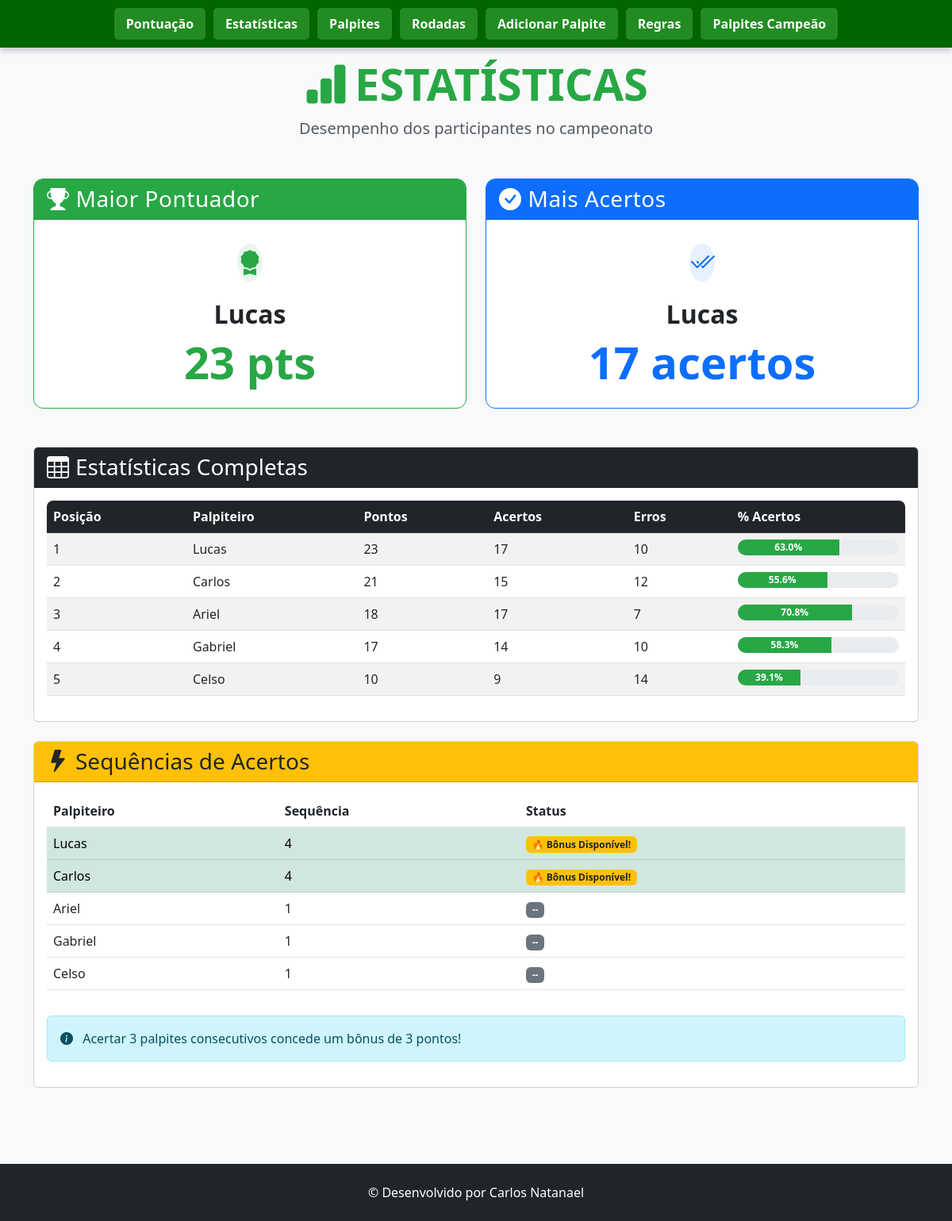
Page /estatisticas on the committed database.
### tables this page shows
CREATE TABLE pontuacao (
        id INTEGER PRIMARY KEY AUTOINCREMENT,
        posicao INTEGER,
        nome TEXT UNIQUE,
        pontos INTEGER DEFAULT 0,
        acertos INTEGER DEFAULT 0,
        erros INTEGER DEFAULT 0
    , pontos_bonus INTEGER DEFAULT 0);

### app.py (the view)
@app.route('/estatisticas')
def estatisticas():
    conn = get_db_connection()
    estatisticas_completas = conn.execute('''
        SELECT nome, pontos, acertos, erros,
               CASE WHEN (acertos + erros) = 0 THEN 0.0 ELSE ROUND((acertos * 100.0 / (acertos + erros)), 1) END as percentual_acertos
        FROM pontuacao ORDER BY pontos DESC, acertos DESC
    ''').fetchall()
    maior_pontuador = estatisticas_completas[0] if estatisticas_completas else None
    quem_acertou_mais = sorted(estatisticas_completas, key=lambda x: x['acertos'], reverse=True)[0] if estatisticas_completas else None
    rodada_atual_row = conn.execute("SELECT MAX(rodada) as rodada FROM palpites WHERE status != 'Pendente'").fetchone()
    rodada_atual_bonus = rodada_atual_row['rodada'] if rodada_atual_row and rodada_atual_row['rodada'] else 0
    print(f"\n[LOG] Rodada atual para cálculo de bônus: {rodada_atual_bonus}")
    sequencias_info = defaultdict(int)
    if rodada_atual_bonus > 0:
        palpites_rodada_atual = conn.execute("""
            SELECT p.nome, p.status, j.data_hora FROM palpites p
            JOIN jogos j ON p.game_id = j.id
            WHERE p.status != 'Pendente' AND p.rodada = ?
            ORDER BY p.nome, j.data_hora
        """, (rodada_atual_bonus,)).fetchall()
        for jogador in estatisticas_completas:
            nome = jogador['nome']
            palpites_do_jogador_na_rodada = [p for p in palpites_rodada_atual if p['nome'] == nome]
            sequencia_atual = 0
            for palpite in palpites_do_jogador_na_rodada:
                if "Erro" not in palpite['status']:
                    sequencia_atual += 1
                else:
                    sequencia_atual = 0
            sequencias_info[nome] = sequencia_atual
    sequencias_para_template = []
    for jogador in estatisticas_completas:
        nome = jogador['nome']
        max_streak = sequencias_info[nome]
        sequencias_para_template.append({
            'nome': nome,
            'sequencia': max_streak,
            'bonus': '🔥 Bônus Disponível!' if max_streak >= 3 else '--'
        })
    conn.close()
    print(f"\n[LOG] Estatísticas carregadas para {len(estatisticas_completas)} jogadores\n")
    return render_template('estatisticas.html',
                           maior_pontuador=maior_pontuador,
                           quem_acertou_mais=quem_acertou_mais,
                           estatisticas_completas=estatisticas_completas,
                           sequencias=sequencias_para_template,
                           rodada_atual_bonus=rodada_atual_bonus)

### app.py (called while the page is built)
def get_db_connection():
    conn = sqlite3.connect('palpites.db')
    conn.row_factory = sqlite3.Row
    return conn

### templates/estatisticas.html (shortened to what this page needs)
<!DOCTYPE html>
<html lang="pt">
<head>
    <link href="https://cdn.jsdelivr.net/npm/bootstrap@5.3.0/dist/css/bootstrap.min.css" rel="stylesheet">
    <link rel="stylesheet" href="https://cdn.jsdelivr.net/npm/bootstrap-icons@1.10.0/font/bootstrap-icons.css">
    <link rel="stylesheet" href="{{ url_for('static', filename='esta.css') }}">
</head>
<body>
    <header>
        <nav class="navbar navbar-expand-lg navbar-dark fixed-top">
            <div class="collapse navbar-collapse justify-content-center" id="navbarNav">
                <ul class="navbar-nav">
                    <li class="nav-item">
                        <a class="nav-link" href="{{ url_for('index') }}">Pontuação</a>
                    </li>
                    <li class="nav-item">
                        <a class="nav-link" href="{{ url_for('estatisticas') }}">Estatísticas</a>
                    </li>
                    <li class="nav-item">
                        <a class="nav-link" href="{{ url_for('exibir_palpites') }}">Palpites</a>
                    </li>
                    <li class="nav-item">
                        <a class="nav-link" href="{{ url_for('exibir_rodadas') }}">Rodadas</a>
                    </li>
                    <li class="nav-item">
                        <a class="nav-link" href="{{ url_for('adicionar_palpites') }}">Adicionar Palpite</a>
                    </li>
                    <li class="nav-item">
                        <a class="nav-link" href="{{ url_for('regra') }}">Regras</a>
                    </li>
                    <li class="nav-item">
                        <a class="nav-link" href="{{ url_for('ver_palpites_campeao') }}">Palpites Campeão</a>
                    </li>
                </ul>
            </div>
        </nav>
    </header>
    <main class="container py-5 mt-4">
        <div class="text-center mb-5">
            <h1 class="display-4 fw-bold text-success">
                <i class="bi bi-bar-chart-fill me-2"></i>ESTATÍSTICAS
            </h1>
            <p class="lead text-muted">Desempenho dos participantes no campeonato</p>
        </div>
        <div class="row g-4 mb-5">
            <div class="col-md-6">
                <div class="card stat-card h-100 border-success">
                    <div class="card-header bg-success text-white">
                        <h3 class="card-title mb-0">
                            <i class="bi bi-trophy-fill me-2"></i>Maior Pontuador
                        </h3>
                    </div>
                    <div class="card-body text-center py-4">
                        {% if maior_pontuador %}
                        <div class="avatar-lg mb-3 mx-auto">
                            <div class="avatar-title bg-success bg-opacity-10 text-success rounded-circle fs-2">
                                <i class="bi bi-award-fill"></i>
                            </div>
                        </div>
                        <h2 class="fw-bold">{{ maior_pontuador.nome }}</h2>
                        <div class="display-4 fw-bold text-success">{{ maior_pontuador.pontos }} pts</div>
                        {% else %}
                        <div class="text-muted">Nenhum dado disponível</div>
                        {% endif %}
                    </div>
                </div>
            </div>
            <div class="col-md-6">
                <div class="card stat-card h-100 border-primary">
                    <div class="card-header bg-primary text-white">
                        <h3 class="card-title mb-0">
                            <i class="bi bi-check-circle-fill me-2"></i>Mais Acertos
                        </h3>
                    </div>
                    <div class="card-body text-center py-4">
                        {% if quem_acertou_mais %}
                        <div class="avatar-lg mb-3 mx-auto">
                            <div class="avatar-title bg-primary bg-opacity-10 text-primary rounded-circle fs-2">
                                <i class="bi bi-check2-all"></i>
                            </div>
                        </div>
                        <h2 class="fw-bold">{{ quem_acertou_mais.nome }}</h2>
                        <div class="display-4 fw-bold text-primary">{{ quem_acertou_mais.acertos }} acertos</div>
                        {% else %}
                        <div class="text-muted">Nenhum dado disponível</div>
                        {% endif %}
                    </div>
                </div>
            </div>
        </div>
        <div class="card mb-4">
            <div class="card-header bg-dark text-white">
                <h3 class="card-title mb-0">
                    <i class="bi bi-table me-2"></i>Estatísticas Completas
                </h3>
            </div>
            <div class="card-body">
                <div class="table-responsive">
                    <table class="table table-striped table-hover">
                        <thead class="table-dark">
                            <tr>
                                <th>Posição</th>
                                <th>Palpiteiro</th>
                                <th>Pontos</th>
                                <th>Acertos</th>
                                <th>Erros</th>
                                <th>% Acertos</th>
                            </tr>
                        </thead>
                        <tbody>
                            {% for estatistica in estatisticas_completas %}
                            <tr>
                                <td>{{ loop.index }}</td>
                                <td>{{ estatistica.nome }}</td>
                                <td>{{ estatistica.pontos }}</td>
                                <td>{{ estatistica.acertos }}</td>
                                <td>{{ estatistica.erros }}</td>
                                <td>
                                    <div class="progress" style="height: 20px;">
                                        <div class="progress-bar bg-success" style="width: {{ estatistica.percentual_acertos or 0 }}%">
                                            {{ estatistica.percentual_acertos or 0 }}%
                                        </div>
                                    </div>
                                </td>
                            </tr>
                            {% endfor %}
                        </tbody>
                    </table>
                </div>
            </div>
        </div>
        <div class="card">
            <div class="card-header bg-warning text-dark">
                <h3 class="card-title mb-0">
                    <i class="bi bi-lightning-fill me-2"></i>Sequências de Acertos
                </h3>
            </div>
            <div class="card-body">
                <div class="table-responsive">
                    <table class="table table-hover">
                        <thead>
                            <tr>
                                <th>Palpiteiro</th>
                                <th>Sequência</th>
                                <th>Status</th>
                            </tr>
                        </thead>
                        <tbody>
                            {% for seq in sequencias %}
                            <tr class="{{ 'table-success' if seq.sequencia >= 3 }}">
                                <td>{{ seq.nome }}</td>
                                <td>{{ seq.sequencia }}</td>
                                <td>
                                    {% if seq.sequencia >= 3 %}
                                    <span class="badge bg-warning text-dark pulse">{{ seq.bonus }}</span>
                                    {% else %}
                                    <span class="badge bg-secondary">{{ seq.bonus }}</span>
                                    {% endif %}
                                </td>
                            </tr>
                            {% endfor %}
                        </tbody>
                    </table>
                </div>
                <div class="alert alert-info mt-3">
                    <i class="bi bi-info-circle-fill me-2"></i>
                    Acertar 3 palpites consecutivos concede um bônus de 3 pontos!
                </div>
            </div>
        </div>
    </main>
    <footer class="bg-dark text-white py-4 mt-5">
        <div class="container text-center">
            <p class="mb-0">© Desenvolvido por Carlos Natanael</p>
        </div>
    </footer>
</body>
</html>

### static/esta.css (style rules this page uses)
:root { --bs-success-rgb: 40, 167, 69; --bs-primary-rgb: 13, 110, 253; --bs-info-rgb: 23, 162, 184; }
body { background-color: #f8f9fa; font-family: 'Segoe UI', system-ui, -apple-system, sans-serif; }
.stat-card { transition: transform 0.3s ease, box-shadow 0.3s ease; border-radius: 0.75rem; overflow: hidden; }
.stat-card .card-header { font-weight: 600; letter-spacing: 0.5px; }
.avatar-lg { width: 60px; height: 60px; display: flex; align-items: center; justify-content: center; }
.table-responsive { border-radius: 0.5rem; overflow: hidden; }
.progress { border-radius: 10px; }
.progress-bar { font-size: 0.75rem; font-weight: 600; }
.pulse { animation: pulse 1.5s infinite; }
header { padding: 0; box-shadow: none; border-bottom: none; }
.navbar { background-color: #006400 !important; box-shadow: 0 4px 8px rgba(0, 0, 0, 0.2); border-bottom: none; padding: 10px 20px; z-index: 1030; }
.navbar-nav .nav-item .nav-link { color: #fff !important; font-weight: bold; padding: 8px 15px !important; margin: 0 5px; border-radius: 5px; transition: background-color 0.3s ease, color 0.3s ease; background-color: #228B22; }

### rows in the picture
pontuacao: nome "Lucas", pontos "23", acertos "17", erros "10", percentual_acertos "63.0", sequencia "4", bonus "🔥 Bônus Disponível!"
pontuacao: nome "Carlos", pontos "21", acertos "15", erros "12", percentual_acertos "55.6", sequencia "4", bonus "🔥 Bônus Disponível!"
pontuacao: nome "Ariel", pontos "18", acertos "17", erros "7", percentual_acertos "70.8", sequencia "1", bonus "--"
pontuacao: nome "Gabriel", pontos "17", acertos "14", erros "10", percentual_acertos "58.3", sequencia "1", bonus "--"
pontuacao: nome "Celso", pontos "10", acertos "9", erros "14", percentual_acertos "39.1", sequencia "1", bonus "--"
